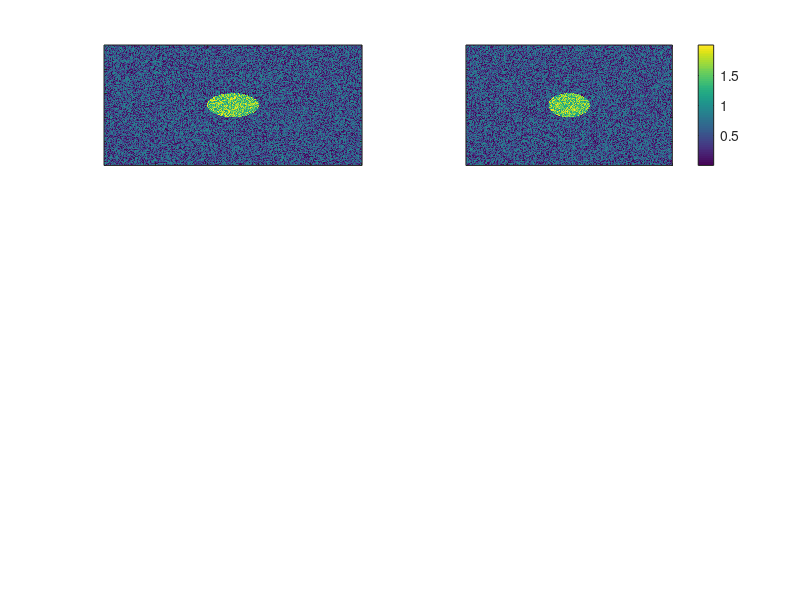
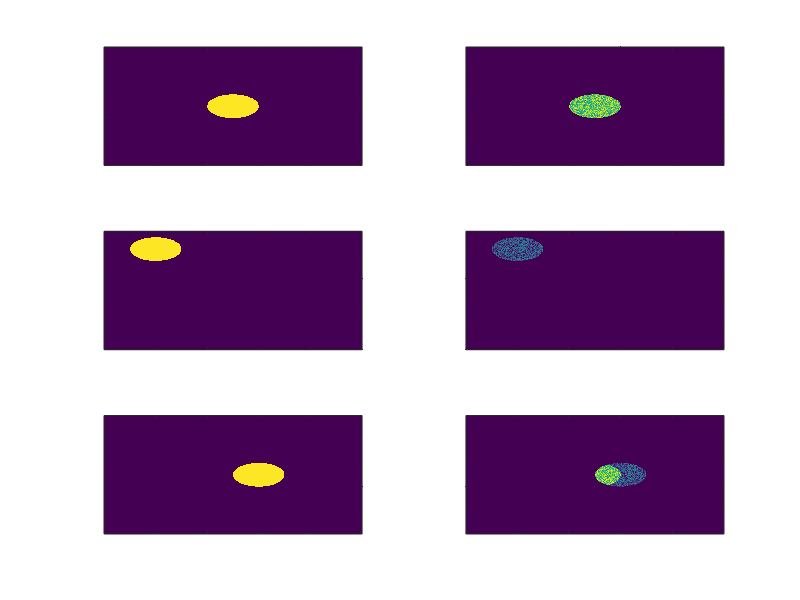

These charts were generated, in order, by the following MATLAB code:
clear all, close all;

[x,y] = meshgrid(0:0.001:1,0:0.001:1);
xc = mean(x(:)); yc = mean(y(:));

dtrue = ((xc-x).^2+(yc-y).^2<=.1^2)+rand(size(x));
dtrue(1,1) = max(dtrue(:));


d1 = ((xc-x).^2+(yc-y).^2<=.1^2);
d2 = ((.2-x).^2+(.15-y).^2<=.1^2);
d3 = ((xc+0.1-x).^2+(yc-y).^2<=.1^2);


d1(1,1) = 1;
d2(1,1) = 1;
d3(1,1) = 1;

figure
subplot(3,2,1)
imagesc(dtrue)
set(gca,'xticklabel',{[]})
set(gca,'yticklabel',{[]})
subplot(3,2,2)
imagesc(dtrue)
set(gca,'xticklabel',{[]})
set(gca,'yticklabel',{[]})
colorbar
figure
subplot(3,2,1)
imagesc(d1)
set(gca,'xticklabel',{[]})
set(gca,'yticklabel',{[]})
subplot(3,2,3)
imagesc(d2)
set(gca,'xticklabel',{[]})
set(gca,'yticklabel',{[]})
subplot(3,2,5)
imagesc(d3)
set(gca,'xticklabel',{[]})
set(gca,'yticklabel',{[]})

subplot(3,2,2)
imagesc(dtrue.*(d1));
set(gca,'xticklabel',{[]})
set(gca,'yticklabel',{[]})
subplot(3,2,4)
imagesc(dtrue.*(d2));
set(gca,'xticklabel',{[]})
set(gca,'yticklabel',{[]})
subplot(3,2,6)
imagesc(dtrue.*(d3));
set(gca,'xticklabel',{[]})
set(gca,'yticklabel',{[]})




C1 = sqrt(sum(dtrue(:).*d1(:)))
C2 = sqrt(sum(dtrue(:).*d2(:)))
C3 = sqrt(sum(dtrue(:).*d3(:)))

